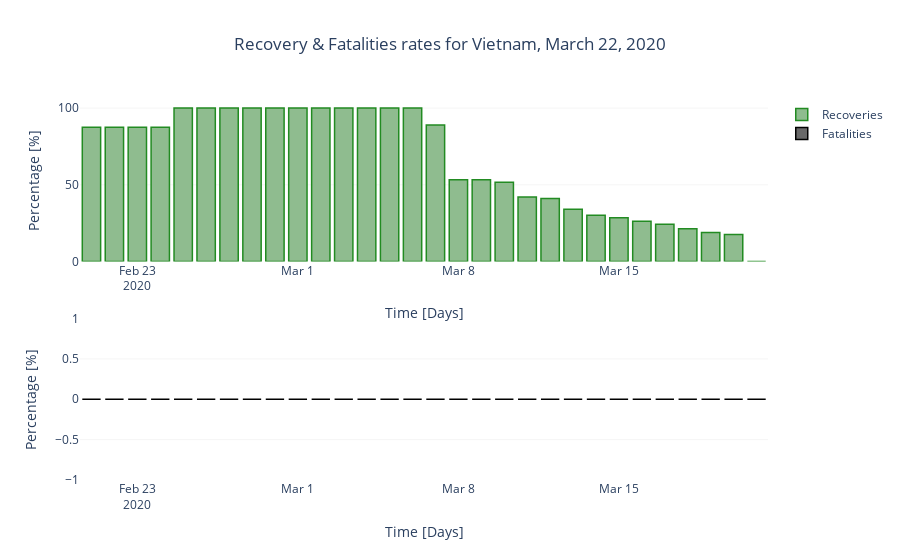
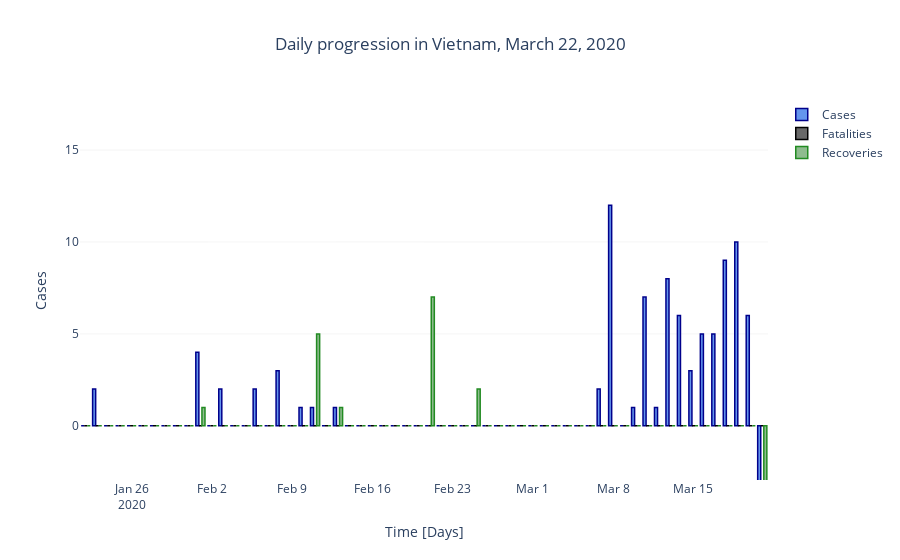

The notebook cell saved with these charts, in order:
### Code cell
# Daily cases in the country
dplot.disp_country_rates_jhu(ctry_cases, ctry_recov, ctry_death, country_name, mask)
dplot.disp_daily_cases(data_jhu, country_name)
